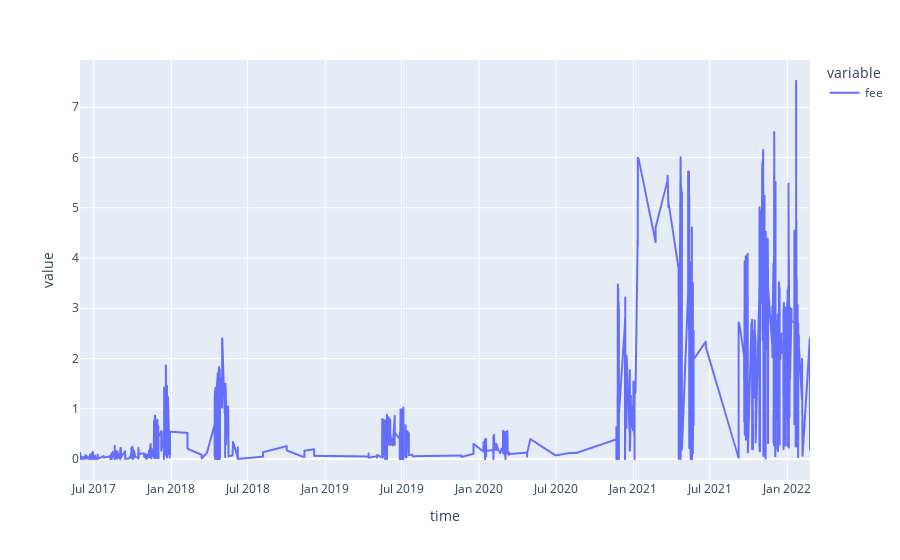

Here is the notebook cell this chart was saved with:
### Code cell
#My fees ( paid in euro only)
fig2 = init_dataset[(init_dataset['asset']== 'ZEUR') & (init_dataset['fee'] != 0)]['fee'].plot()
fig2.show()

### Figure 1 — Plotly figure (JSON) as saved in the notebook; plotly's stock layout.template omitted (floating-point values rounded to 4 significant figures; data arrays with more than 128 entries replaced by an {"elided": "..."} marker saying what was removed)
{"data": [{"hovertemplate": "variable=fee<br>time=%{x}<br>value=%{y}<extra></extra>", "legendgroup": "fee", "line": {"color": "#636efa", "dash": "solid"}, "marker": {"symbol": "circle"}, "mode": "lines", "name": "fee", "showlegend": true, "type": "scattergl", "x": {"elided": "1763 str values"}, "xaxis": "x", "y": {"elided": "1763 float values"}, "yaxis": "y"}], "layout": {"legend": {"title": {"text": "variable"}, "tracegroupgap": 0}, "margin": {"t": 60}, "xaxis": {"anchor": "y", "domain": [0, 1], "title": {"text": "time"}}, "yaxis": {"anchor": "x", "domain": [0, 1], "title": {"text": "value"}}}}
